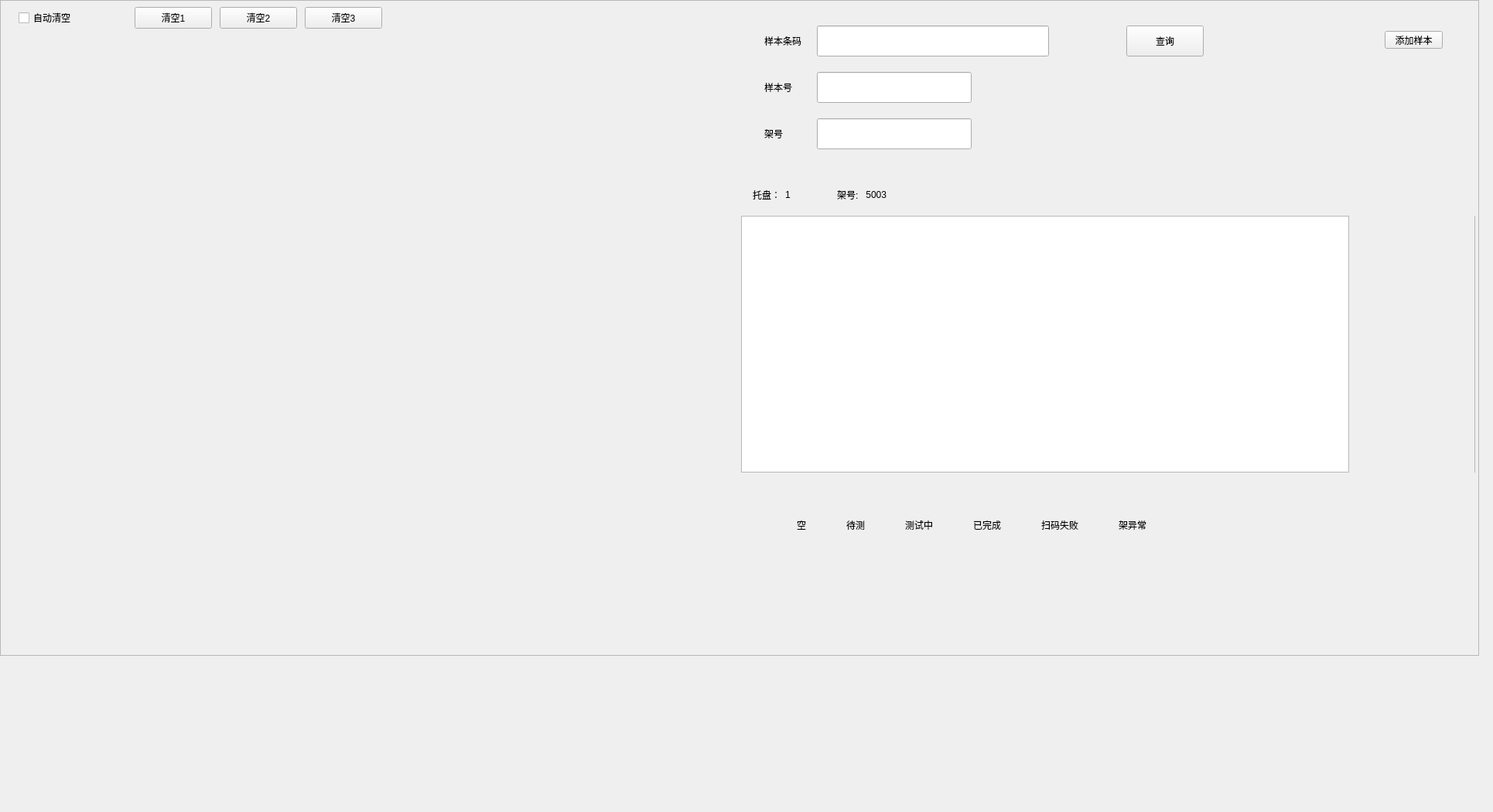
<?xml version="1.0" encoding="UTF-8"?>
<ui version="4.0">
 <class>QSampleRackMutilMonitors</class>
 <widget class="QWidget" name="QSampleRackMutilMonitors">
  <property name="geometry">
   <rect>
    <x>0</x>
    <y>0</y>
    <width>1930</width>
    <height>1050</height>
   </rect>
  </property>
  <property name="windowTitle">
   <string>QSampleRackMonitor</string>
  </property>
  <property name="styleSheet">
   <string notr="true"/>
  </property>
  <widget class="QPushButton" name="addSample_btn">
   <property name="geometry">
    <rect>
     <x>1790</x>
     <y>40</y>
     <width>75</width>
     <height>23</height>
    </rect>
   </property>
   <property name="text">
    <string>添加样本</string>
   </property>
  </widget>
  <widget class="QFrame" name="line_h">
   <property name="geometry">
    <rect>
     <x>0</x>
     <y>0</y>
     <width>1912</width>
     <height>1</height>
    </rect>
   </property>
   <property name="frameShape">
    <enum>QFrame::StyledPanel</enum>
   </property>
   <property name="frameShadow">
    <enum>QFrame::Raised</enum>
   </property>
   <property name="lines" stdset="0">
    <string notr="true">solid</string>
   </property>
  </widget>
  <widget class="QFrame" name="line_v">
   <property name="geometry">
    <rect>
     <x>0</x>
     <y>0</y>
     <width>1</width>
     <height>847</height>
    </rect>
   </property>
   <property name="frameShape">
    <enum>QFrame::StyledPanel</enum>
   </property>
   <property name="frameShadow">
    <enum>QFrame::Raised</enum>
   </property>
   <property name="lines" stdset="0">
    <string notr="true">solid</string>
   </property>
  </widget>
  <widget class="QFrame" name="line_v_2">
   <property name="geometry">
    <rect>
     <x>1911</x>
     <y>0</y>
     <width>1</width>
     <height>847</height>
    </rect>
   </property>
   <property name="frameShape">
    <enum>QFrame::StyledPanel</enum>
   </property>
   <property name="frameShadow">
    <enum>QFrame::Raised</enum>
   </property>
   <property name="lines" stdset="0">
    <string notr="true">solid</string>
   </property>
  </widget>
  <widget class="QFrame" name="line_v_4">
   <property name="geometry">
    <rect>
     <x>1906</x>
     <y>279</y>
     <width>1</width>
     <height>332</height>
    </rect>
   </property>
   <property name="styleSheet">
    <string notr="true"/>
   </property>
   <property name="frameShape">
    <enum>QFrame::StyledPanel</enum>
   </property>
   <property name="frameShadow">
    <enum>QFrame::Raised</enum>
   </property>
   <property name="lines" stdset="0">
    <string notr="true">solid</string>
   </property>
  </widget>
  <widget class="QFrame" name="line_h_2">
   <property name="geometry">
    <rect>
     <x>0</x>
     <y>847</y>
     <width>1912</width>
     <height>1</height>
    </rect>
   </property>
   <property name="frameShape">
    <enum>QFrame::StyledPanel</enum>
   </property>
   <property name="frameShadow">
    <enum>QFrame::Raised</enum>
   </property>
   <property name="lines" stdset="0">
    <string notr="true">solid</string>
   </property>
  </widget>
  <widget class="QWidget" name="widget" native="true">
   <property name="geometry">
    <rect>
     <x>4</x>
     <y>4</y>
     <width>1912</width>
     <height>871</height>
    </rect>
   </property>
   <widget class="QWidget" name="widget1" native="true">
    <property name="geometry">
     <rect>
      <x>0</x>
      <y>0</y>
      <width>497</width>
      <height>838</height>
     </rect>
    </property>
    <property name="minimumSize">
     <size>
      <width>369</width>
      <height>838</height>
     </size>
    </property>
    <property name="maximumSize">
     <size>
      <width>1120</width>
      <height>16777215</height>
     </size>
    </property>
    <property name="styleSheet">
     <string notr="true"/>
    </property>
    <layout class="QVBoxLayout" name="verticalLayout_3">
     <property name="spacing">
      <number>0</number>
     </property>
     <property name="leftMargin">
      <number>0</number>
     </property>
     <property name="topMargin">
      <number>0</number>
     </property>
     <property name="rightMargin">
      <number>0</number>
     </property>
     <property name="bottomMargin">
      <number>0</number>
     </property>
     <item>
      <widget class="QWidget" name="horizontalWidget" native="true">
       <property name="minimumSize">
        <size>
         <width>0</width>
         <height>37</height>
        </size>
       </property>
       <property name="maximumSize">
        <size>
         <width>16777215</width>
         <height>37</height>
        </size>
       </property>
       <layout class="QHBoxLayout" name="horizontalLayout_13">
        <property name="spacing">
         <number>0</number>
        </property>
        <property name="leftMargin">
         <number>0</number>
        </property>
        <property name="topMargin">
         <number>0</number>
        </property>
        <property name="rightMargin">
         <number>0</number>
        </property>
        <property name="bottomMargin">
         <number>0</number>
        </property>
        <item>
         <widget class="QWidget" name="widget11" native="true">
          <property name="minimumSize">
           <size>
            <width>0</width>
            <height>37</height>
           </size>
          </property>
          <property name="maximumSize">
           <size>
            <width>16777215</width>
            <height>37</height>
           </size>
          </property>
          <property name="bks" stdset="0">
           <string notr="true">blue_gray</string>
          </property>
          <property name="radiuses" stdset="0">
           <string notr="true">rds_6</string>
          </property>
          <layout class="QHBoxLayout" name="horizontalLayout">
           <property name="spacing">
            <number>10</number>
           </property>
           <property name="leftMargin">
            <number>20</number>
           </property>
           <property name="topMargin">
            <number>1</number>
           </property>
           <property name="rightMargin">
            <number>6</number>
           </property>
           <property name="bottomMargin">
            <number>0</number>
           </property>
           <item>
            <widget class="QCheckBox" name="autoclear_btn">
             <property name="text">
              <string>自动清空</string>
             </property>
             <property name="checks" stdset="0">
              <string notr="true">push</string>
             </property>
            </widget>
           </item>
           <item>
            <spacer name="horizontalSpacer">
             <property name="orientation">
              <enum>Qt::Horizontal</enum>
             </property>
             <property name="sizeHint" stdset="0">
              <size>
               <width>40</width>
               <height>20</height>
              </size>
             </property>
            </spacer>
           </item>
           <item>
            <widget class="QPushButton" name="clear_btn">
             <property name="minimumSize">
              <size>
               <width>100</width>
               <height>28</height>
              </size>
             </property>
             <property name="maximumSize">
              <size>
               <width>100</width>
               <height>28</height>
              </size>
             </property>
             <property name="text">
              <string>清空1</string>
             </property>
             <property name="buttons" stdset="0">
              <string notr="true">flat_btn</string>
             </property>
            </widget>
           </item>
           <item>
            <widget class="QPushButton" name="clear_btn_2">
             <property name="minimumSize">
              <size>
               <width>100</width>
               <height>28</height>
              </size>
             </property>
             <property name="maximumSize">
              <size>
               <width>100</width>
               <height>28</height>
              </size>
             </property>
             <property name="text">
              <string>清空2</string>
             </property>
             <property name="buttons" stdset="0">
              <string notr="true">flat_btn</string>
             </property>
            </widget>
           </item>
           <item>
            <widget class="QPushButton" name="clear_btn_3">
             <property name="minimumSize">
              <size>
               <width>100</width>
               <height>28</height>
              </size>
             </property>
             <property name="maximumSize">
              <size>
               <width>100</width>
               <height>28</height>
              </size>
             </property>
             <property name="text">
              <string>清空3</string>
             </property>
             <property name="buttons" stdset="0">
              <string notr="true">flat_btn</string>
             </property>
            </widget>
           </item>
          </layout>
         </widget>
        </item>
        <item>
         <spacer name="horizontalSpacer_4">
          <property name="orientation">
           <enum>Qt::Horizontal</enum>
          </property>
          <property name="sizeType">
           <enum>QSizePolicy::Fixed</enum>
          </property>
          <property name="sizeHint" stdset="0">
           <size>
            <width>1</width>
            <height>20</height>
           </size>
          </property>
         </spacer>
        </item>
       </layout>
      </widget>
     </item>
     <item>
      <widget class="QSampleRackMonitorShell" name="sample_rack_monitor" native="true">
       <property name="enabled">
        <bool>true</bool>
       </property>
       <property name="maximumSize">
        <size>
         <width>16777215</width>
         <height>16777215</height>
        </size>
       </property>
       <property name="styleSheet">
        <string notr="true"/>
       </property>
       <property name="radiuses_top_left" stdset="0">
        <string notr="true">top_left_rds_6</string>
       </property>
       <property name="radiuses_top_right" stdset="0">
        <string notr="true">top_right_rds_6</string>
       </property>
      </widget>
     </item>
    </layout>
   </widget>
   <widget class="QWidget" name="widget2" native="true">
    <property name="geometry">
     <rect>
      <x>954</x>
      <y>0</y>
      <width>786</width>
      <height>871</height>
     </rect>
    </property>
    <property name="minimumSize">
     <size>
      <width>786</width>
      <height>0</height>
     </size>
    </property>
    <property name="maximumSize">
     <size>
      <width>1540</width>
      <height>16777215</height>
     </size>
    </property>
    <layout class="QVBoxLayout" name="verticalLayout_2">
     <property name="spacing">
      <number>0</number>
     </property>
     <property name="leftMargin">
      <number>0</number>
     </property>
     <property name="topMargin">
      <number>0</number>
     </property>
     <property name="rightMargin">
      <number>0</number>
     </property>
     <property name="bottomMargin">
      <number>0</number>
     </property>
     <item>
      <widget class="QWidget" name="widget3" native="true">
       <property name="minimumSize">
        <size>
         <width>0</width>
         <height>220</height>
        </size>
       </property>
       <property name="maximumSize">
        <size>
         <width>16777215</width>
         <height>220</height>
        </size>
       </property>
       <property name="borders" stdset="0">
        <string notr="true">all</string>
       </property>
       <layout class="QGridLayout" name="gridLayout">
        <property name="leftMargin">
         <number>30</number>
        </property>
        <property name="topMargin">
         <number>29</number>
        </property>
        <property name="rightMargin">
         <number>0</number>
        </property>
        <property name="bottomMargin">
         <number>0</number>
        </property>
        <property name="spacing">
         <number>20</number>
        </property>
        <item row="2" column="0">
         <widget class="QLabel" name="label_3">
          <property name="minimumSize">
           <size>
            <width>0</width>
            <height>40</height>
           </size>
          </property>
          <property name="maximumSize">
           <size>
            <width>16777215</width>
            <height>40</height>
           </size>
          </property>
          <property name="text">
           <string>架号</string>
          </property>
         </widget>
        </item>
        <item row="1" column="1">
         <widget class="QLineEdit" name="seq_edit">
          <property name="minimumSize">
           <size>
            <width>200</width>
            <height>40</height>
           </size>
          </property>
          <property name="maximumSize">
           <size>
            <width>200</width>
            <height>40</height>
           </size>
          </property>
         </widget>
        </item>
        <item row="1" column="0">
         <widget class="QLabel" name="label_2">
          <property name="minimumSize">
           <size>
            <width>0</width>
            <height>40</height>
           </size>
          </property>
          <property name="maximumSize">
           <size>
            <width>16777215</width>
            <height>40</height>
           </size>
          </property>
          <property name="text">
           <string>样本号</string>
          </property>
         </widget>
        </item>
        <item row="0" column="0">
         <widget class="QLabel" name="label">
          <property name="minimumSize">
           <size>
            <width>0</width>
            <height>40</height>
           </size>
          </property>
          <property name="maximumSize">
           <size>
            <width>16777215</width>
            <height>40</height>
           </size>
          </property>
          <property name="text">
           <string>样本条码</string>
          </property>
         </widget>
        </item>
        <item row="0" column="1">
         <layout class="QHBoxLayout" name="horizontalLayout_2">
          <property name="spacing">
           <number>100</number>
          </property>
          <item>
           <widget class="QLineEdit" name="bar_edit">
            <property name="minimumSize">
             <size>
              <width>300</width>
              <height>40</height>
             </size>
            </property>
            <property name="maximumSize">
             <size>
              <width>300</width>
              <height>40</height>
             </size>
            </property>
           </widget>
          </item>
          <item>
           <widget class="QPushButton" name="find_btn">
            <property name="minimumSize">
             <size>
              <width>100</width>
              <height>40</height>
             </size>
            </property>
            <property name="maximumSize">
             <size>
              <width>100</width>
              <height>40</height>
             </size>
            </property>
            <property name="text">
             <string>查询</string>
            </property>
            <property name="buttons" stdset="0">
             <string notr="true">flat_btn</string>
            </property>
           </widget>
          </item>
          <item>
           <spacer name="horizontalSpacer_2">
            <property name="orientation">
             <enum>Qt::Horizontal</enum>
            </property>
            <property name="sizeHint" stdset="0">
             <size>
              <width>40</width>
              <height>20</height>
             </size>
            </property>
           </spacer>
          </item>
         </layout>
        </item>
        <item row="2" column="1">
         <widget class="QLineEdit" name="rack_edit">
          <property name="minimumSize">
           <size>
            <width>200</width>
            <height>40</height>
           </size>
          </property>
          <property name="maximumSize">
           <size>
            <width>200</width>
            <height>40</height>
           </size>
          </property>
         </widget>
        </item>
        <item row="3" column="0">
         <spacer name="verticalSpacer_2">
          <property name="orientation">
           <enum>Qt::Vertical</enum>
          </property>
          <property name="sizeHint" stdset="0">
           <size>
            <width>20</width>
            <height>40</height>
           </size>
          </property>
         </spacer>
        </item>
       </layout>
      </widget>
     </item>
     <item>
      <widget class="QWidget" name="widget21" native="true">
       <property name="minimumSize">
        <size>
         <width>0</width>
         <height>55</height>
        </size>
       </property>
       <property name="maximumSize">
        <size>
         <width>16777215</width>
         <height>55</height>
        </size>
       </property>
       <property name="fonts" stdset="0">
        <string notr="true">24</string>
       </property>
       <property name="weights" stdset="0">
        <string notr="true">bold</string>
       </property>
       <property name="bks" stdset="0">
        <string notr="true">gray</string>
       </property>
       <property name="margins" stdset="0">
        <string notr="true">top_4</string>
       </property>
       <property name="borders" stdset="0">
        <string notr="true">all</string>
       </property>
       <layout class="QHBoxLayout" name="horizontalLayout_5">
        <property name="spacing">
         <number>60</number>
        </property>
        <property name="leftMargin">
         <number>15</number>
        </property>
        <property name="topMargin">
         <number>0</number>
        </property>
        <property name="rightMargin">
         <number>0</number>
        </property>
        <property name="bottomMargin">
         <number>0</number>
        </property>
        <item>
         <layout class="QHBoxLayout" name="horizontalLayout_3">
          <item>
           <widget class="QLabel" name="plate_text_label">
            <property name="text">
             <string>托盘：</string>
            </property>
            <property name="fonts" stdset="0">
             <string notr="true">24</string>
            </property>
            <property name="weights" stdset="0">
             <string notr="true">bold</string>
            </property>
           </widget>
          </item>
          <item>
           <widget class="QLabel" name="platelabel">
            <property name="text">
             <string notr="true">1</string>
            </property>
            <property name="fonts" stdset="0">
             <string notr="true">24</string>
            </property>
            <property name="weights" stdset="0">
             <string notr="true">bold</string>
            </property>
           </widget>
          </item>
         </layout>
        </item>
        <item>
         <layout class="QHBoxLayout" name="horizontalLayout_4">
          <item>
           <widget class="QLabel" name="rack_number_text_label">
            <property name="text">
             <string>架号:</string>
            </property>
            <property name="fonts" stdset="0">
             <string notr="true">24</string>
            </property>
            <property name="weights" stdset="0">
             <string notr="true">bold</string>
            </property>
           </widget>
          </item>
          <item>
           <widget class="QLabel" name="rack_number_label">
            <property name="text">
             <string> 5003</string>
            </property>
            <property name="fonts" stdset="0">
             <string notr="true">24</string>
            </property>
            <property name="weights" stdset="0">
             <string notr="true">bold</string>
            </property>
           </widget>
          </item>
          <item>
           <spacer name="horizontalSpacer_3">
            <property name="orientation">
             <enum>Qt::Horizontal</enum>
            </property>
            <property name="sizeHint" stdset="0">
             <size>
              <width>40</width>
              <height>20</height>
             </size>
            </property>
           </spacer>
          </item>
         </layout>
        </item>
       </layout>
      </widget>
     </item>
     <item>
      <widget class="QTableView" name="sample_detail_view">
       <property name="minimumSize">
        <size>
         <width>0</width>
         <height>332</height>
        </size>
       </property>
       <property name="maximumSize">
        <size>
         <width>16777215</width>
         <height>332</height>
        </size>
       </property>
       <property name="verticalScrollBarPolicy">
        <enum>Qt::ScrollBarAsNeeded</enum>
       </property>
       <property name="horizontalScrollBarPolicy">
        <enum>Qt::ScrollBarAsNeeded</enum>
       </property>
       <property name="horizontalScrollMode">
        <enum>QAbstractItemView::ScrollPerPixel</enum>
       </property>
       <property name="showGrid">
        <bool>false</bool>
       </property>
       <property name="items" stdset="0">
        <string notr="true">right_border</string>
       </property>
       <property name="bordersB" stdset="0">
        <string notr="true">bottom</string>
       </property>
       <attribute name="horizontalHeaderDefaultSectionSize">
        <number>60</number>
       </attribute>
       <attribute name="horizontalHeaderHighlightSections">
        <bool>false</bool>
       </attribute>
       <attribute name="horizontalHeaderStretchLastSection">
        <bool>false</bool>
       </attribute>
       <attribute name="verticalHeaderDefaultSectionSize">
        <number>55</number>
       </attribute>
      </widget>
     </item>
     <item>
      <widget class="QWidget" name="widget5" native="true">
       <property name="minimumSize">
        <size>
         <width>0</width>
         <height>115</height>
        </size>
       </property>
       <property name="maximumSize">
        <size>
         <width>16777215</width>
         <height>115</height>
        </size>
       </property>
       <property name="styleSheet">
        <string notr="true"/>
       </property>
       <layout class="QGridLayout" name="gridLayout_2">
        <property name="leftMargin">
         <number>40</number>
        </property>
        <property name="topMargin">
         <number>20</number>
        </property>
        <property name="rightMargin">
         <number>0</number>
        </property>
        <property name="bottomMargin">
         <number>0</number>
        </property>
        <property name="horizontalSpacing">
         <number>20</number>
        </property>
        <property name="verticalSpacing">
         <number>0</number>
        </property>
        <item row="0" column="3">
         <layout class="QHBoxLayout" name="horizontalLayout_7">
          <property name="spacing">
           <number>12</number>
          </property>
          <item>
           <widget class="QLabel" name="legend_sample_finished">
            <property name="minimumSize">
             <size>
              <width>20</width>
              <height>20</height>
             </size>
            </property>
            <property name="maximumSize">
             <size>
              <width>20</width>
              <height>20</height>
             </size>
            </property>
            <property name="text">
             <string/>
            </property>
           </widget>
          </item>
          <item>
           <widget class="QLabel" name="label_8">
            <property name="minimumSize">
             <size>
              <width>0</width>
              <height>25</height>
             </size>
            </property>
            <property name="text">
             <string>已完成</string>
            </property>
            <property name="wordWrap">
             <bool>true</bool>
            </property>
           </widget>
          </item>
         </layout>
        </item>
        <item row="0" column="4">
         <layout class="QHBoxLayout" name="horizontalLayout_9">
          <property name="spacing">
           <number>12</number>
          </property>
          <item>
           <widget class="QLabel" name="legend_sample_abnormal">
            <property name="minimumSize">
             <size>
              <width>20</width>
              <height>20</height>
             </size>
            </property>
            <property name="maximumSize">
             <size>
              <width>20</width>
              <height>20</height>
             </size>
            </property>
            <property name="text">
             <string/>
            </property>
           </widget>
          </item>
          <item>
           <widget class="QLabel" name="label_12">
            <property name="minimumSize">
             <size>
              <width>0</width>
              <height>25</height>
             </size>
            </property>
            <property name="text">
             <string>扫码失败</string>
            </property>
            <property name="wordWrap">
             <bool>true</bool>
            </property>
           </widget>
          </item>
         </layout>
        </item>
        <item row="0" column="0">
         <layout class="QHBoxLayout" name="horizontalLayout_6">
          <property name="spacing">
           <number>12</number>
          </property>
          <item>
           <widget class="QLabel" name="legend_sample_empty">
            <property name="minimumSize">
             <size>
              <width>20</width>
              <height>20</height>
             </size>
            </property>
            <property name="maximumSize">
             <size>
              <width>20</width>
              <height>20</height>
             </size>
            </property>
            <property name="text">
             <string/>
            </property>
            <property name="bks" stdset="0">
             <string notr="true">legend_sample_empty_muti</string>
            </property>
           </widget>
          </item>
          <item>
           <widget class="QLabel" name="label_6">
            <property name="minimumSize">
             <size>
              <width>0</width>
              <height>25</height>
             </size>
            </property>
            <property name="text">
             <string>空</string>
            </property>
            <property name="wordWrap">
             <bool>true</bool>
            </property>
           </widget>
          </item>
         </layout>
        </item>
        <item row="0" column="1">
         <layout class="QHBoxLayout" name="horizontalLayout_11">
          <property name="spacing">
           <number>12</number>
          </property>
          <item>
           <widget class="QLabel" name="legend_sample_to_be_tested">
            <property name="minimumSize">
             <size>
              <width>20</width>
              <height>20</height>
             </size>
            </property>
            <property name="maximumSize">
             <size>
              <width>20</width>
              <height>20</height>
             </size>
            </property>
            <property name="text">
             <string/>
            </property>
           </widget>
          </item>
          <item>
           <widget class="QLabel" name="label_4">
            <property name="minimumSize">
             <size>
              <width>0</width>
              <height>25</height>
             </size>
            </property>
            <property name="text">
             <string>待测</string>
            </property>
           </widget>
          </item>
         </layout>
        </item>
        <item row="0" column="5">
         <layout class="QHBoxLayout" name="horizontalLayout_10">
          <property name="spacing">
           <number>12</number>
          </property>
          <item>
           <widget class="QLabel" name="legend_rack_abnormal">
            <property name="minimumSize">
             <size>
              <width>20</width>
              <height>20</height>
             </size>
            </property>
            <property name="maximumSize">
             <size>
              <width>20</width>
              <height>20</height>
             </size>
            </property>
            <property name="text">
             <string/>
            </property>
           </widget>
          </item>
          <item>
           <widget class="QLabel" name="label_14">
            <property name="minimumSize">
             <size>
              <width>0</width>
              <height>25</height>
             </size>
            </property>
            <property name="text">
             <string>架异常</string>
            </property>
            <property name="wordWrap">
             <bool>true</bool>
            </property>
           </widget>
          </item>
         </layout>
        </item>
        <item row="0" column="2">
         <layout class="QHBoxLayout" name="horizontalLayout_8">
          <property name="spacing">
           <number>12</number>
          </property>
          <item>
           <widget class="QLabel" name="legend_sample_testing">
            <property name="minimumSize">
             <size>
              <width>20</width>
              <height>20</height>
             </size>
            </property>
            <property name="maximumSize">
             <size>
              <width>20</width>
              <height>20</height>
             </size>
            </property>
            <property name="text">
             <string/>
            </property>
           </widget>
          </item>
          <item>
           <widget class="QLabel" name="label_10">
            <property name="minimumSize">
             <size>
              <width>0</width>
              <height>25</height>
             </size>
            </property>
            <property name="text">
             <string>测试中</string>
            </property>
            <property name="wordWrap">
             <bool>true</bool>
            </property>
           </widget>
          </item>
         </layout>
        </item>
        <item row="0" column="6">
         <spacer name="horizontalSpacer_10">
          <property name="orientation">
           <enum>Qt::Horizontal</enum>
          </property>
          <property name="sizeHint" stdset="0">
           <size>
            <width>40</width>
            <height>20</height>
           </size>
          </property>
         </spacer>
        </item>
       </layout>
      </widget>
     </item>
     <item>
      <spacer name="verticalSpacer">
       <property name="orientation">
        <enum>Qt::Vertical</enum>
       </property>
       <property name="sizeType">
        <enum>QSizePolicy::Expanding</enum>
       </property>
       <property name="sizeHint" stdset="0">
        <size>
         <width>20</width>
         <height>10</height>
        </size>
       </property>
      </spacer>
     </item>
    </layout>
   </widget>
  </widget>
  <widget class="QWidget" name="layoutWidget">
   <property name="geometry">
    <rect>
     <x>0</x>
     <y>0</y>
     <width>2</width>
     <height>2</height>
    </rect>
   </property>
   <layout class="QHBoxLayout" name="horizontalLayout_12"/>
  </widget>
  <zorder>layoutWidget</zorder>
  <zorder>line_h</zorder>
  <zorder>line_v</zorder>
  <zorder>line_v_2</zorder>
  <zorder>widget</zorder>
  <zorder>line_h_2</zorder>
  <zorder>addSample_btn</zorder>
  <zorder>line_v_4</zorder>
 </widget>
 <layoutdefault spacing="6" margin="11"/>
 <customwidgets>
  <customwidget>
   <class>QSampleRackMonitorShell</class>
   <extends>QWidget</extends>
   <header>qsamplerackmonitor.h</header>
   <container>1</container>
  </customwidget>
 </customwidgets>
 <resources/>
 <connections/>
</ui>
